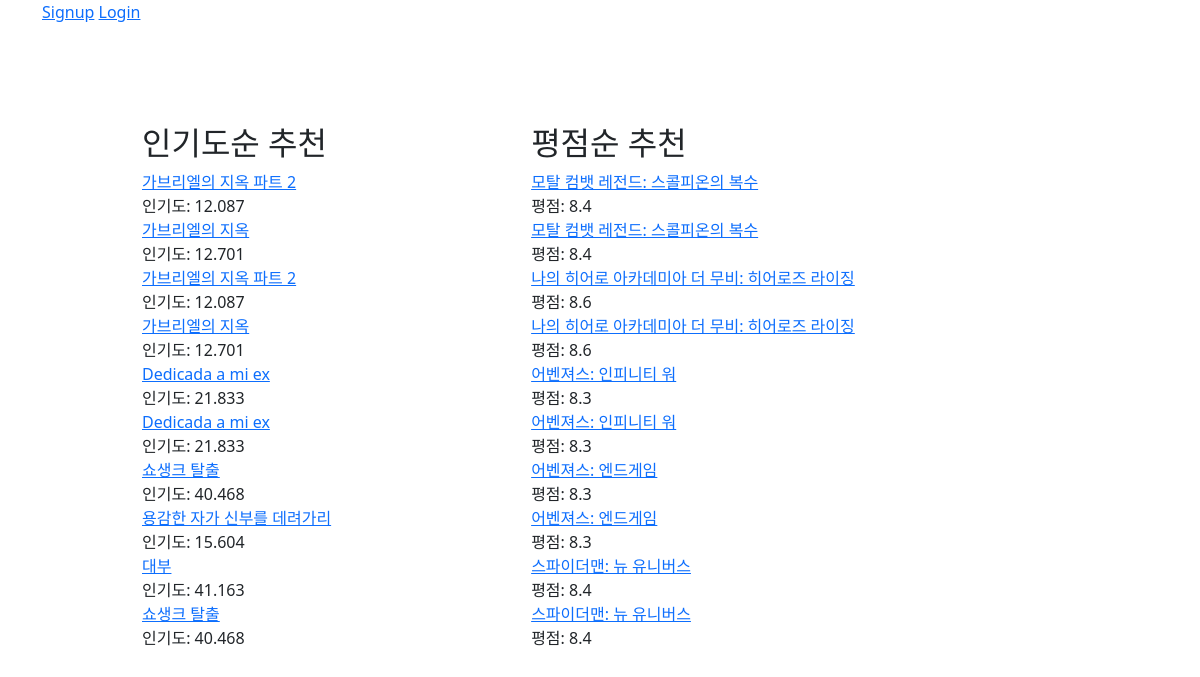
Screenshot of /movies/recommended/ with the database file from the repository.
### movies/models.py (models this page shows)
class Movie(models.Model):
    title = models.CharField(max_length=100)
    release_date = models.DateField()
    popularity = models.FloatField()
    vote_count = models.IntegerField()
    vote_average = models.FloatField()
    overview = models.TextField()
    poster_path = models.CharField(max_length=200)
    genres = models.ManyToManyField(Genre)

### movies/views.py (the view)
# urls.py: path('recommended/', views.recommended, name='recommended'),
@require_safe
def recommended(request):
    movies = Movie.objects.all()
    movies_list = []
    popularity_movies_list = []
    vote_average_movies_list = []
    for movie in movies:
        movies_list.append([movie.pk, movie.title, movie.popularity, movie.vote_average])
    popularity_movies_list = sorted(movies_list, key=lambda x: x[2], reverse=True)
    vote_average_movies_list = sorted(movies_list, key=lambda x: x[3], reverse=True)
    context = {
        "popularity_sorted_movies": popularity_movies_list[:10],
        "vote_average_sorted_movies": vote_average_movies_list[:10],
    }
    return render(request, "movies/recommended.html", context)

### movies/templates/movies/recommended.html
{% extends 'base.html' %}
{% block content %}
<div style="display: flex;">
	<div style="margin: 100px;">
	<h2>인기도순 추천</h2>
	{% for movie_pk, movie_title, movie_popularity, movie_vote_average in vote_average_sorted_movies %}
		<a href="{% url 'movies:detail' movie_pk %}">{{ movie_title }}</a>
		<div>
			인기도: {{movie_popularity}}
		</div>
		{% endfor %}
	</div>
	<div style="margin: 100px;">
	<h2>평점순 추천</h2>
		{% for movie_pk, movie_title, movie_popularity, movie_vote_average in popularity_sorted_movies %}
			<a href="{% url 'movies:detail' movie_pk %}">{{ movie_title }}</a>
			<div>
				평점: {{movie_vote_average}}
			</div>
		{% endfor %}
	</div>
</div>
{% endblock %}

### templates/base.html (shortened to what this page needs)
<!DOCTYPE html>
{% load static %}
<html lang="en">
<head>
  <link href="https://cdn.jsdelivr.net/npm/bootstrap@5.2.0-beta1/dist/css/bootstrap.min.css" rel="stylesheet">
</head>
<body>
  <div class="container">
    <nav>
      {% if user.is_authenticated %}
      <h3 class="hello">Hello, {{ user.username }}</h3>
      <a href="{% url 'accounts:profile' user %}">내 프로필</a>
      <form action="{% url 'accounts:logout' %}" method="POST">
        {% csrf_token %}
        <input type="submit" value="Logout">
      </form>
      <a href="{% url 'movies:index'%}">Movie</a>
      <a href="{% url 'community:index'%}">Community</a>
      <a href="{% url 'community:create'%}">New Review</a>
      {% else %}
      <a href="{% url 'accounts:signup' %}">Signup</a>
      <a href="{% url 'accounts:login' %}">Login</a>
      {% endif %}
    </nav>
      {% block content %}
      {% endblock content %}
  </div>
</body>
</html>

### rows the page displays
Movie: vote_average_sorted_movies "가브리엘의 지옥 파트 2", vote_average_sorted_movies "12.087"
Movie: vote_average_sorted_movies "가브리엘의 지옥", vote_average_sorted_movies "12.701"
Movie: vote_average_sorted_movies "가브리엘의 지옥 파트 2", vote_average_sorted_movies "12.087"
Movie: vote_average_sorted_movies "가브리엘의 지옥", vote_average_sorted_movies "12.701"
Movie: vote_average_sorted_movies "Dedicada a mi ex", vote_average_sorted_movies "21.833"
Movie: vote_average_sorted_movies "Dedicada a mi ex", vote_average_sorted_movies "21.833"
Movie: vote_average_sorted_movies "쇼생크 탈출", vote_average_sorted_movies "40.468"
Movie: vote_average_sorted_movies "용감한 자가 신부를 데려가리", vote_average_sorted_movies "15.604"
Movie: vote_average_sorted_movies "대부", vote_average_sorted_movies "41.163"
Movie: vote_average_sorted_movies "쇼생크 탈출", vote_average_sorted_movies "40.468"
Movie: popularity_sorted_movies "모탈 컴뱃 레전드: 스콜피온의 복수", popularity_sorted_movies "8.4"
Movie: popularity_sorted_movies "모탈 컴뱃 레전드: 스콜피온의 복수", popularity_sorted_movies "8.4"
Movie: popularity_sorted_movies "나의 히어로 아카데미아 더 무비: 히어로즈 라이징", popularity_sorted_movies "8.6"
Movie: popularity_sorted_movies "나의 히어로 아카데미아 더 무비: 히어로즈 라이징", popularity_sorted_movies "8.6"
Movie: popularity_sorted_movies "어벤져스: 인피니티 워", popularity_sorted_movies "8.3"
Movie: popularity_sorted_movies "어벤져스: 인피니티 워", popularity_sorted_movies "8.3"
Movie: popularity_sorted_movies "어벤져스: 엔드게임", popularity_sorted_movies "8.3"
Movie: popularity_sorted_movies "어벤져스: 엔드게임", popularity_sorted_movies "8.3"
Movie: popularity_sorted_movies "스파이더맨: 뉴 유니버스", popularity_sorted_movies "8.4"
Movie: popularity_sorted_movies "스파이더맨: 뉴 유니버스", popularity_sorted_movies "8.4"
